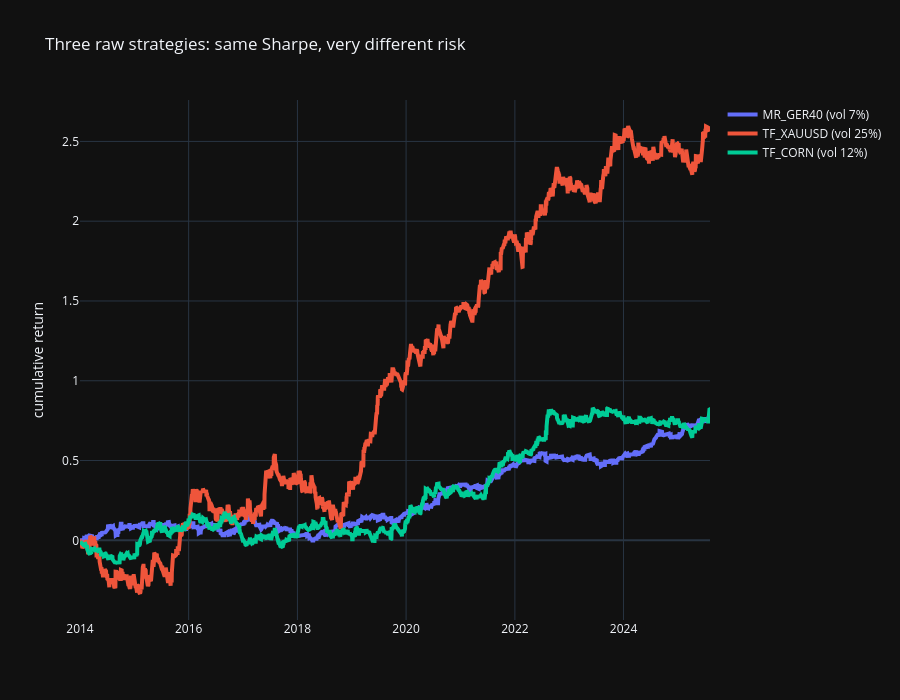

Notebook code for this chart:
### Markdown cell above
## 4. Raw equity curves are not comparable

Three of our strategies, combined with **equal capital**, without any risk normalization. The bar chart shows how much each one contributes to the portfolio variance:

$$RC_i = \frac{w_i (\Sigma w)_i}{w^\top \Sigma w}$$

### Code cell
def risk_contrib(w, cov):
    w = np.asarray(w, float)
    rc = w * (cov @ w)
    return rc / rc.sum()

trio = ["MR_GER40", "TF_XAUUSD", "TF_CORN"]
plot_lines({f"{c} (vol {ann_vol(raw[c]):.0%})": raw[c].cumsum() for c in trio},
           "Three raw strategies: same Sharpe, very different risk", ytitle="cumulative return")

rc = pd.DataFrame({"capital weight": np.full(3, 1 / 3),
                   "risk contribution": risk_contrib(np.full(3, 1 / 3), raw[trio].cov().values)}, index=trio)
plot_bars(rc * 100, "Equal capital ≠ equal risk", ytitle="% of total")
rc.style.format("{:.0%}")

### Figure 1 — Plotly figure (JSON) as saved in the notebook; plotly's stock layout.template omitted (floating-point values rounded to 4 significant figures; data arrays with more than 128 entries replaced by an {"elided": "..."} marker saying what was removed)
{"data": [{"line": {"width": 4}, "name": "MR_GER40 (vol 7%)", "type": "scatter", "x": {"elided": "3024 str values"}, "y": {"elided": "3024 float values"}}, {"line": {"width": 4}, "name": "TF_XAUUSD (vol 25%)", "type": "scatter", "x": {"elided": "3024 str values"}, "y": {"elided": "3024 float values"}}, {"line": {"width": 4}, "name": "TF_CORN (vol 12%)", "type": "scatter", "x": {"elided": "3024 str values"}, "y": {"elided": "3024 float values"}}], "layout": {"height": 700, "hovermode": "x unified", "title": {"text": "Three raw strategies: same Sharpe, very different risk"}, "xaxis": {"title": {}}, "yaxis": {"title": {"text": "cumulative return"}}}}
